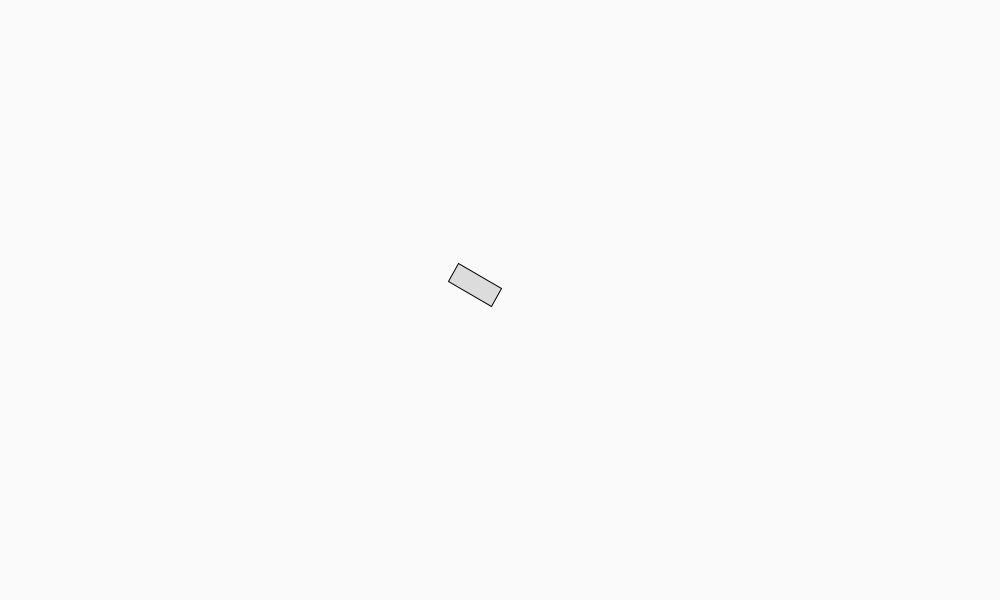
Frame 1 (no input)
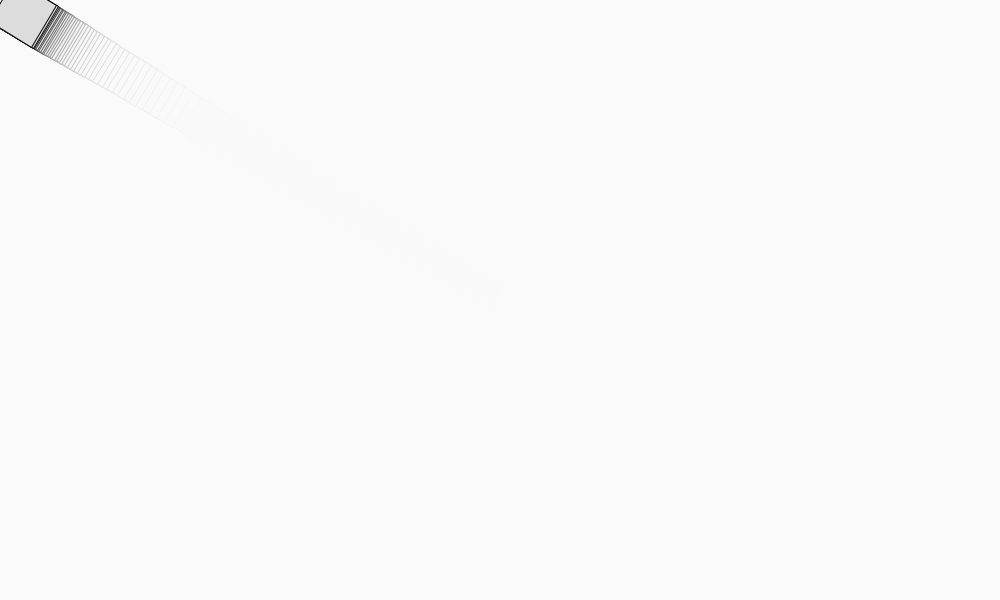
Frame 60 (the mouse pressed at the canvas centre just before this capture)
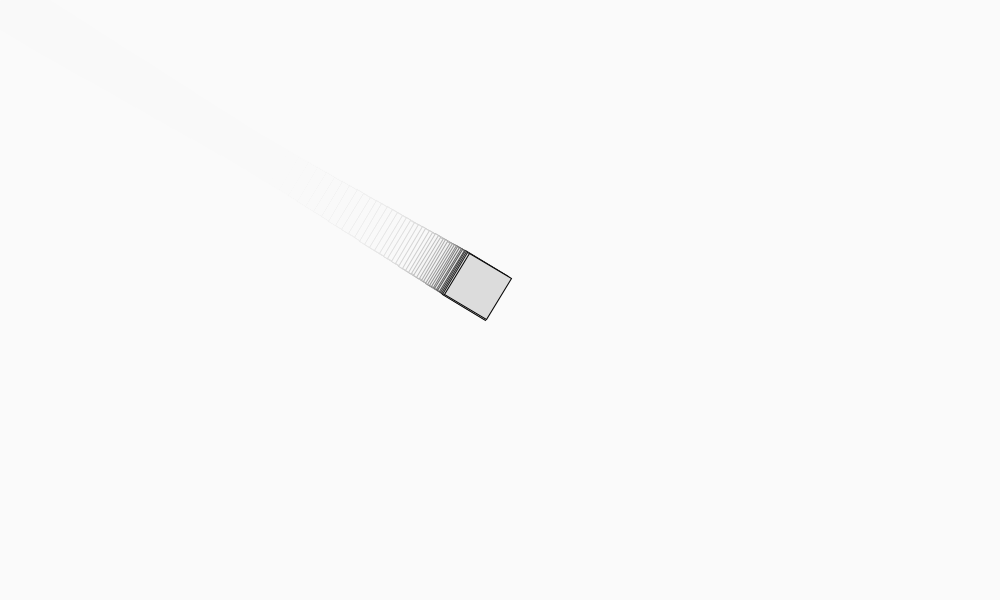
Frame 120 (the mouse held since frame 60 and released just before this capture)

The Processing sketch that drew these frames (run headless with seeded random() and noise(); from frame 60 on, the mouse is pressed at the canvas centre):

// Processing sketch: w12c_easingAndAngles
// ── w12c_easingAndAngles.pde
PVector pos;
PVector vel;
PVector target;
float speed = 10;
float angle;
float easeRate = 0.05;

void setup() {
  size(1000,600);
  background(250);
  pos = new PVector(width/2, height/2);
  vel = new PVector(0, 0);
  target = new PVector(0, 0);
  
}

void draw() {
  fill(250, 20);
  noStroke();
  rectMode(CORNER);
  rect(0, 0, width, height);
  target.set(mouseX, mouseY);
  float angle = atan2(target.y - pos.y, target.x - pos.x);
  
  speed = pos.dist(target) * easeRate;
  
  vel.x = cos(angle) * speed;
  vel.y = sin(angle) * speed;
  
  pos.add(vel);
  translate(pos.x, pos.y);
  rotate(angle);
  fill(220);
  stroke(0);
  rectMode(CENTER);
  rect(0, 0, 50, 50-speed);
}
